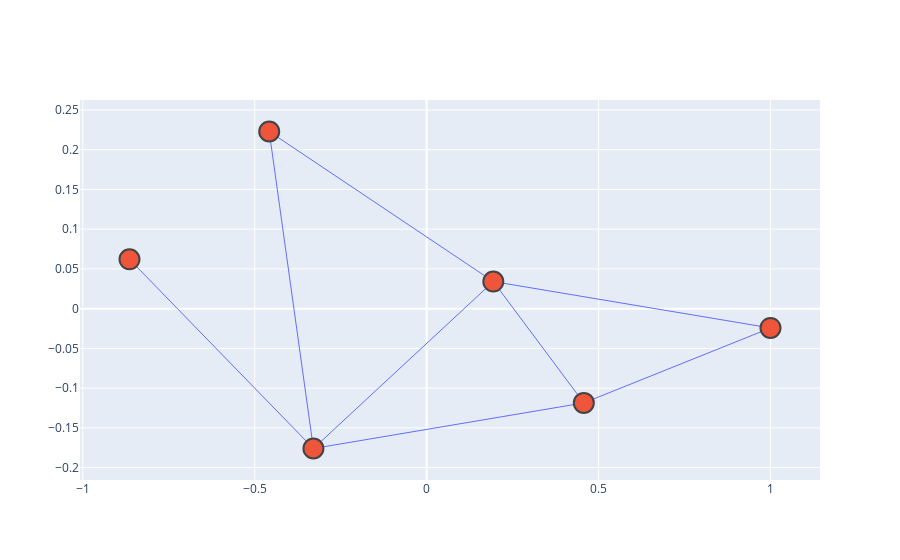

Notebook code for this chart:
### Code cell
import plotly.graph_objects as go

# Suppose G is your networkx.DiGraph with attributes
pos = nx.spring_layout(G)

edge_x = []
edge_y = []

for edge in G.edges():
    x0, y0 = pos[edge[0]]
    x1, y1 = pos[edge[1]]
    edge_x += [x0, x1, None]
    edge_y += [y0, y1, None]

edge_trace = go.Scatter(x=edge_x, y=edge_y, line=dict(width=1), hoverinfo='none', mode='lines')

node_x = []
node_y = []
node_text = []

for node in G.nodes():
    x, y = pos[node]
    node_x.append(x)
    node_y.append(y)

    # Format hover text from metadata (e.g., function and result)
    attrs = G.nodes[node]
    text = f'{node}<br>func: {attrs.get("function")}<br>result: {str(attrs.get("result"))[:30]}'
    node_text.append(text)

node_trace = go.Scatter(
    x=node_x, y=node_y, mode='markers', hoverinfo='text', text=node_text, marker=dict(size=20, line=dict(width=2))
)

fig = go.Figure(data=[edge_trace, node_trace])
fig.update_layout(showlegend=False)
fig.show()

### Figure 1 — Plotly figure (JSON) as saved in the notebook; plotly's stock layout.template omitted (floating-point values rounded to 4 significant figures)
{"data": [{"hoverinfo": "none", "line": {"width": 1}, "mode": "lines", "type": "scatter", "x": [0.1939, -0.4578, null, 0.1939, 1, null, 0.1939, 0.4571, null, 0.1939, -0.3292, null, -0.4578, -0.3292, null, 1, 0.4571, null, 0.4571, -0.3292, null, -0.3292, -0.8641, null], "y": [0.03404, 0.2228, null, 0.03404, -0.02431, null, 0.03404, -0.1186, null, 0.03404, -0.176, null, 0.2228, -0.176, null, -0.02431, -0.1186, null, -0.1186, -0.176, null, -0.176, 0.062, null]}, {"hoverinfo": "text", "marker": {"line": {"width": 2}, "size": 20}, "mode": "markers", "text": ["question_root<br>func: None<br>result: None", "chatcmpl-tool-7789b8b6dd274b249be13aa04891fee1<br>func: None<br>result: HND", "chatcmpl-tool-d2d289bc52ec4f929d95e345d94c9e26<br>func: None<br>result: [{'indicator_description': 'Ch", "chatcmpl-tool-523619983ac945c0a7e47ebaadf10426<br>func: None<br>result: SP.DYN.LE00.MA.IN", "chatcmpl-tool-0016ba8ebd74448cbbd14001eb0f051e<br>func: None<br>result: 67.36", "chatcmpl-tool-c579dc70661e4e9090f3b482254572f2<br>func: None<br>result: 67.36"], "type": "scatter", "x": [0.1939, -0.4578, 1, 0.4571, -0.3292, -0.8641], "y": [0.03404, 0.2228, -0.02431, -0.1186, -0.176, 0.062]}], "layout": {"showlegend": false}}
